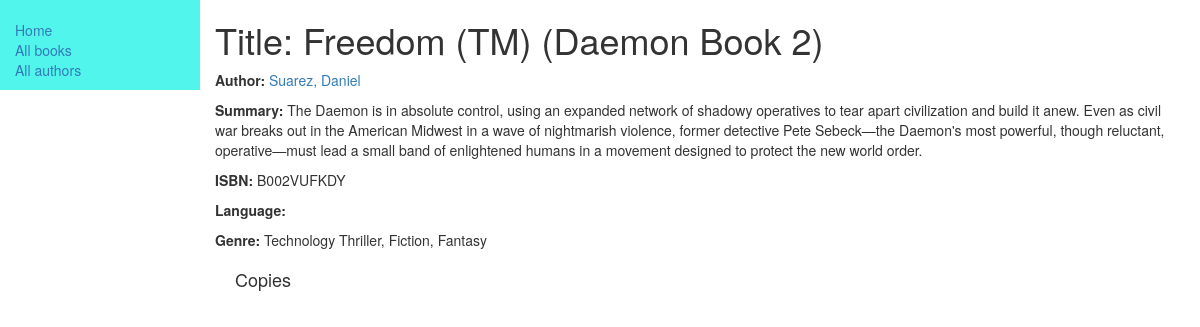
Page /catalog/book/5 on the committed database.
### catalog/models.py (models this page shows, shortened)
class Book(models.Model):
    title = models.CharField(max_length=200)
    author = models.ForeignKey('Author', on_delete=models.SET_NULL, null=True)
    summary = models.TextField(max_length=1000, help_text="Enter a brief summary for the book here.")
    isbn = models.CharField('ISBN', max_length=13, help_text='13 Character <a href="https://www.isbn-international.org/content/what-isbn">ISBN number</a>')
    genre = models.ManyToManyField(Genre, help_text="Select a genre for this book")
    def display_genre(self):
        return ', '.join(genre.name for genre in self.genre.all()[:3])
    display_genre.short_description = 'Genre'

class Author(models.Model):
    first_name = models.CharField(max_length=100, help_text="Author's First Name")
    last_name = models.CharField(max_length=100, help_text="Author's Last Name")
    date_of_birth = models.DateField(null=True, blank=True)
    date_of_death = models.DateField('Died', null=True, blank=True)
    def __str__(self):
        return '%s, %s' %(self.last_name, self.first_name)

class Genre(models.Model):
    name = models.CharField(max_length = 200, help_text = "Enter a Book Genre eg. Science Fiction, Poetry etc.")
    def __str__(self):
        return self.name

### catalog/views.py (the view)
# urls.py: url(r'^book/(?P<pk>\d+)$', views.BookDetailView.as_view(), name='book-detail'),
class BookDetailView(generic.DetailView):
    model = Book

### catalog/templates/catalog/book_detail.html (shortened to what this page needs)
{% extends "base.html" %}
{% block content %}
<h1>Title: {{ book.title }}</h1>
 <p><strong>Author:</strong> <a href="">{{ book.author }}</a></p>
 <p><strong>Summary:</strong> {{ book.summary }}</p>
 <p><strong>ISBN:</strong> {{ book.isbn }}</p>
 <p><strong>Language:</strong> {{ book.language }}</p>
 <p><strong>Genre:</strong> {% for genre in book.genre.all %} {{ genre }}{% if not forloop.last %}, {% endif %}{% endfor %}</p>
 <div style="margin-left:20px;margin-top:20px">
   <h4>Copies</h4>
 </div>
{% endblock content %}

### rows in the picture
Book: title "Freedom (TM) (Daemon Book 2)", author "Suarez, Daniel", summary "The Daemon is in absolute control, using an expanded network of shadowy operatives to tear apart civilization and build it anew. Even as civil war breaks out in the American Midwest in a wave of nightmarish violence, former detective Pete Sebeck—the Daemon's most powerful, though reluctant, operative—must lead a small band of enlightened humans in a movement designed to protect the new world order.", isbn "B002VUFKDY"
Genre: name "Technology Thriller"
Genre: name "Fiction"
Genre: name "Fantasy"
